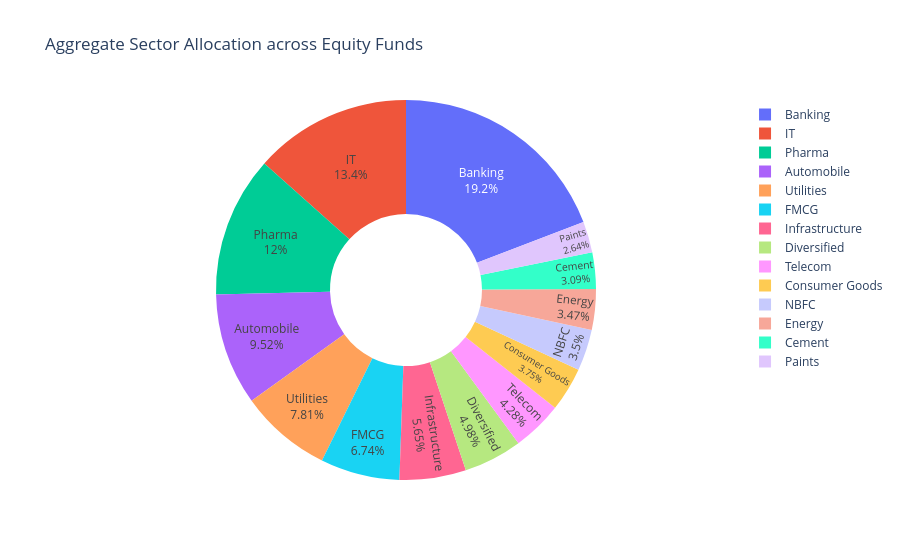

Notebook cell for this chart:
### Code cell
# Assuming holdings has 'sector' and 'weight_pct'
sector_weights = holdings.groupby('sector')['weight_pct'].sum().reset_index()

fig = px.pie(sector_weights, values='weight_pct', names='sector', hole=0.4,
             title='Aggregate Sector Allocation across Equity Funds')
fig.update_traces(textposition='inside', textinfo='percent+label')
fig.write_image("reports/charts/09_sector_allocation.png")
fig.show()

### Figure 1 — Plotly figure (JSON) as saved in the notebook; plotly's stock layout.template omitted (floating-point values rounded to 4 significant figures)
{"data": [{"domain": {"x": [0, 1], "y": [0, 1]}, "hole": 0.4, "hovertemplate": "sector=%{label}<br>weight_pct=%{value}<extra></extra>", "labels": ["Automobile", "Banking", "Cement", "Consumer Goods", "Diversified", "Energy", "FMCG", "IT", "Infrastructure", "NBFC", "Paints", "Pharma", "Telecom", "Utilities"], "legendgroup": "", "name": "", "showlegend": true, "textinfo": "percent+label", "textposition": "inside", "type": "pie", "values": [323.6, 652.3, 105.0, 127.6, 169.2, 117.9, 229.1, 455.5, 192.2, 119.1, 89.86, 407.4, 145.6, 265.5]}], "layout": {"legend": {"tracegroupgap": 0}, "title": {"text": "Aggregate Sector Allocation across Equity Funds"}}}
